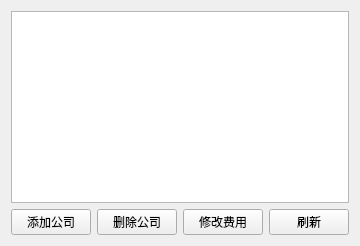
<?xml version="1.0" encoding="UTF-8"?>
<ui version="4.0">
 <class>ExpressCompanyView</class>
 <widget class="QWidget" name="ExpressCompanyView">
  <property name="windowTitle">
   <string>快递公司管理</string>
  </property>
  <layout class="QVBoxLayout" name="verticalLayout">
   <item>
    <widget class="QListWidget" name="companyListWidget"/>
   </item>
   <item>
    <layout class="QHBoxLayout" name="horizontalLayoutButtons">
     <item>
      <widget class="QPushButton" name="addCompanyButton">
       <property name="text">
        <string>添加公司</string>
       </property>
      </widget>
     </item>
     <item>
      <widget class="QPushButton" name="removeCompanyButton">
       <property name="text">
        <string>删除公司</string>
       </property>
      </widget>
     </item>
     <item>
      <widget class="QPushButton" name="updateFeeButton">
       <property name="text">
        <string>修改费用</string>
       </property>
      </widget>
     </item>
     <item>
      <widget class="QPushButton" name="refreshCompanyButton">
       <property name="text">
        <string>刷新</string>
       </property>
      </widget>
     </item>
    </layout>
   </item>
  </layout>
 </widget>
 <resources/>
 <connections/>
</ui> 
